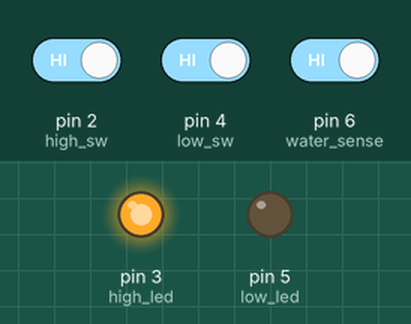
Simulated run of this sketch. Board: Arduino Uno, built with avr-gcc and run on an emulated ATmega328P. On the bench: output pins drawn as LEDs (lit = HIGH). The test bench sets the inputs (shaded band); at power-on: pin 2 (high_sw) HIGH, pin 4 (low_sw) HIGH, pin 6 (water_sense) HIGH. No radio packets arrive unless stated.

Above: at 1.2 s.
1.3 s: pin 2 (high_sw) driven LOW and pin 4 (low_sw) driven LOW
At 2.7 s:
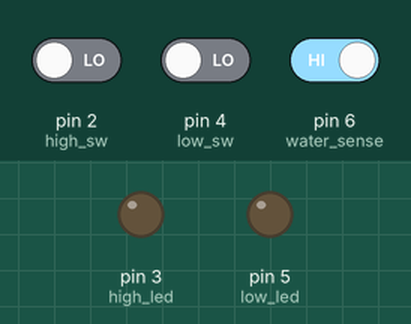
Timing chart, 0 to 4.3 s (numbered marks = the images above; inputs shaded):
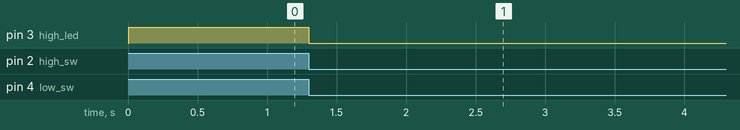

The sketch:

transimitter.ino
```cpp
#include <SPI.h>
#include <nRF24L01.h>
#include <RF24.h>

#define high_sw     2
#define low_sw      4
#define high_led    3
#define low_led     5
#define water_sense 6

//create an RF24 object
RF24 radio(9, 8);  // CE, CSN

//address through which two modules communicate.
const byte address[6] = "00001";

void setup()
{
  radio.begin();

  //set the address
  radio.openWritingPipe(address);

  //Set module as transmitter
  radio.stopListening();
  pinMode(high_sw,INPUT_PULLUP);
  pinMode(low_sw,INPUT_PULLUP);
  pinMode(water_sense,INPUT_PULLUP);
  pinMode(high_led,OUTPUT);
  pinMode(low_led,OUTPUT);
}
void loop()
{
  //Send message to receiver
  /*const char text[] = "Hello World";
  radio.write(&text, sizeof(text));

  delay(1000);*/

  //switch stage send wireless test
  /*int sensorState = digitalRead(high_sw);
  const char text1[] = "HIGH";
  if(sensorState == LOW){
    digitalWrite(high_led,HIGH);
    radio.write(&text1, sizeof(text1));
  } else {
    digitalWrite(high_led,LOW);
  }*/

  //switch test
  /*int sensorState = digitalRead(5);
  if(sensorState == LOW){
    digitalWrite(2,HIGH);
  } else {
    digitalWrite(2,LOW);


  if(upsensorState == LOW){
    digitalWrite(high_led,HIGH);
  }else{
    digitalWrite(high_led,LOW);
  }
  }*/

  //two switch test
  int upsensorState    = digitalRead(high_sw);
  int lowsensorState   = digitalRead(low_sw);
  int watersensorState = digitalRead(water_sense);

 if(lowsensorState == HIGH && upsensorState == HIGH){
    digitalWrite(high_led, HIGH);
 }
 if(lowsensorState == LOW && upsensorState == LOW){
  digitalWrite(high_led, LOW);
 }

}
```

Measured:
- after the input at 1.3 s, pin 3 (high_led): HIGH → LOW at once
